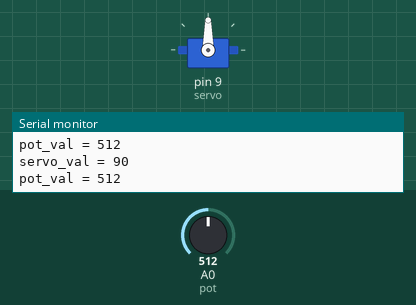
The sketch below on a simulated Arduino Uno, built with avr-gcc and run on an emulated ATmega328P. Shown: servo, the last lines printed to the serial monitor. Inputs (shaded band) come from the test bench; at power-on: A0 (pot) = 512.

Above: at 1.2 s.
1.3 s: A0 (pot) set to 557
At 2.3 s:
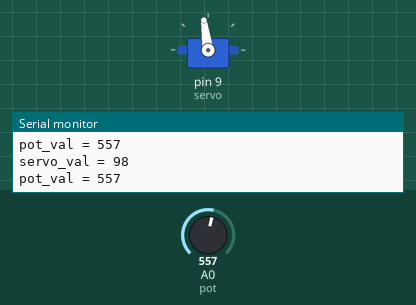
2.8 s: A0 (pot) set to 577
At 4.0 s:
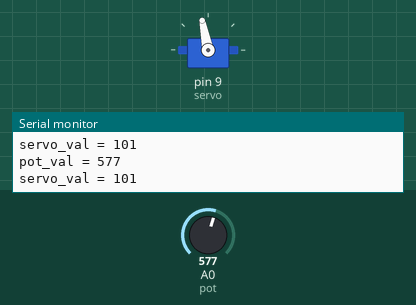
4.3 s: A0 (pot) set to 0
At 4.9 s:
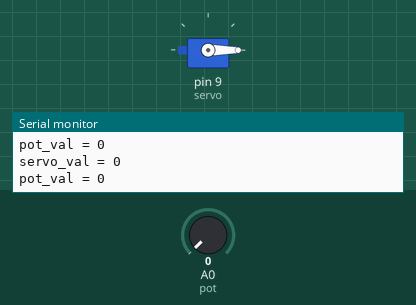
5.8 s: A0 (pot) set to 8
At 6.6 s:
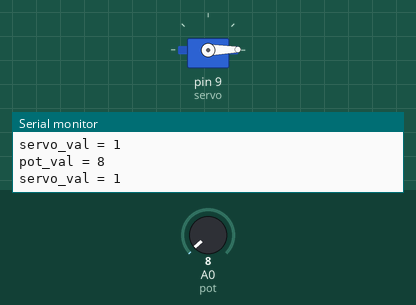
8.8 s: A0 (pot) set to 11
11.8 s: A0 (pot) set to 50
At 13.0 s:
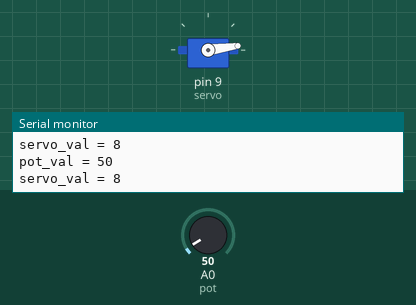
14.8 s: A0 (pot) set to 61
At 16.0 s:
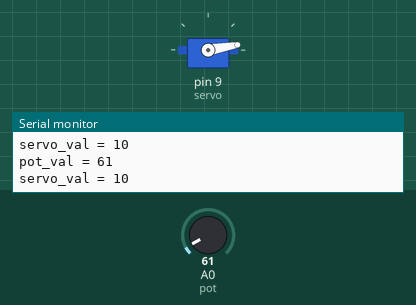
Timing chart, 0 to 17.8 s (numbered marks = the images above; inputs shaded):
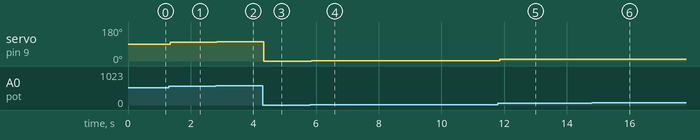

The sketch:

servo_test.ino
```cpp
#include <Servo.h>

Servo servo;
const int pot = A0;

void setup() {
  Serial.begin(9600);
  servo.attach(9);
  pinMode(pot, INPUT);
}

void loop() {
  int pot_val = analogRead(pot);
  Serial.print("pot_val = ");
  Serial.println(pot_val);

  int servo_val = map(pot_val, 0, 1023, 0, 180);
  Serial.print("servo_val = ");
  Serial.println(servo_val);
  servo.write(servo_val);
}
```

Measured:
- after the input at 1.3 s, servo on pin 9 (servo): 90° → 98° after 0.05 s
- after the input at 2.8 s, servo on pin 9 (servo): 98° → 101° at once
- after the input at 4.3 s, servo on pin 9 (servo): 101° → 0° at once
- after the input at 5.8 s, servo on pin 9 (servo): 0° → 1° at once
- after the input at 11.8 s, servo on pin 9 (servo): 1° → 8° after 0.06 s
- after the input at 14.8 s, servo on pin 9 (servo): 8° → 10° after 0.05 s
